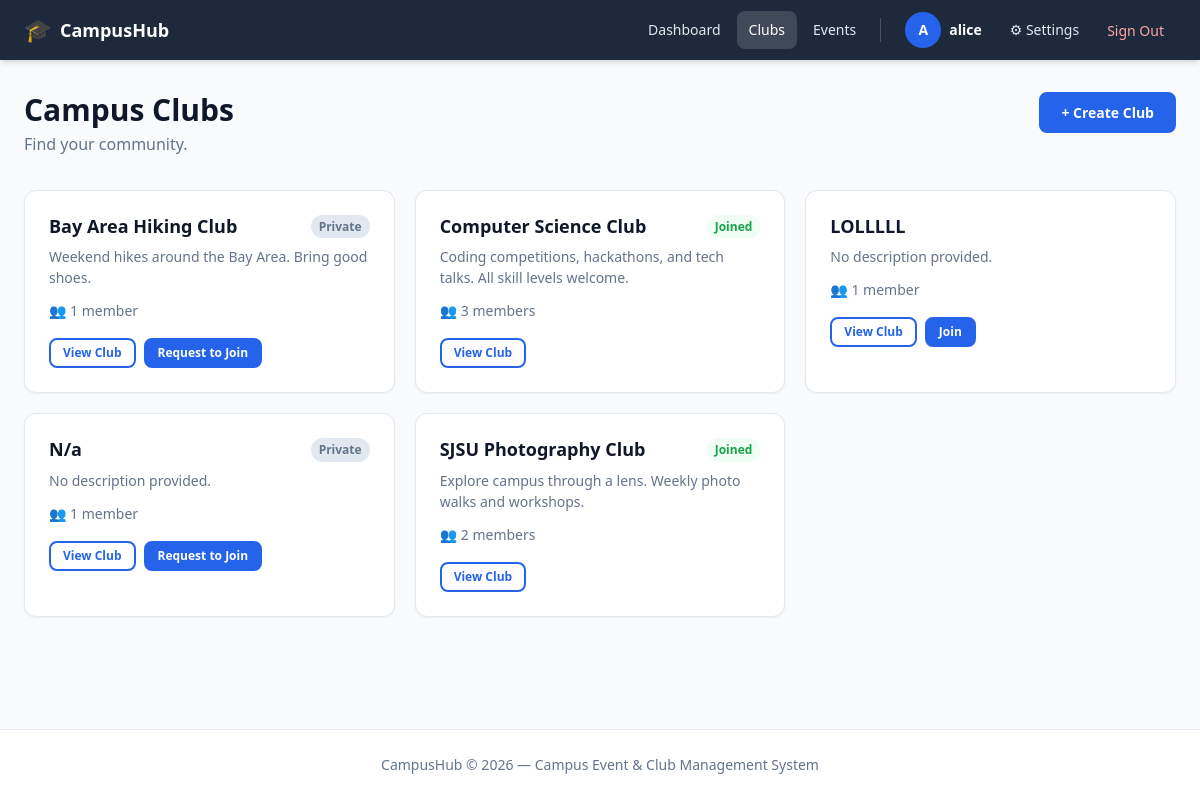
The page /clubs (signed in) on the database its author committed.
### app/models/user.py (models this page shows, shortened)
class User(Base):
    __tablename__ = "users"
    id: Mapped[int] = mapped_column(Integer, primary_key=True, index=True)
    username: Mapped[str] = mapped_column(String(50), unique=True, nullable=False, index=True)
    email: Mapped[str] = mapped_column(String(255), unique=True, nullable=False, index=True)
    phone_number: Mapped[str | None] = mapped_column(String(20), nullable=True)
    profile_photo_path: Mapped[str | None] = mapped_column(String(500), nullable=True)
    hashed_password: Mapped[str] = mapped_column(String(255), nullable=False)
    is_active: Mapped[bool] = mapped_column(Boolean, default=True, nullable=False)
    is_admin: Mapped[bool] = mapped_column(Boolean, default=False, nullable=False)
    created_at: Mapped[datetime] = mapped_column(DateTime, server_default=func.now(), nullable=False)
    updated_at: Mapped[datetime] = mapped_column(
        DateTime, server_default=func.now(), onupdate=func.now(), nullable=False
    )
    settings: Mapped["UserSettings"] = relationship(
        "UserSettings", back_populates="user", uselist=False, cascade="all, delete-orphan"
    )
    club_memberships: Mapped[list["ClubMembership"]] = relationship(  # type: ignore[name-defined]
        "ClubMembership", back_populates="user", cascade="all, delete-orphan"
    )
    created_clubs: Mapped[list["Club"]] = relationship(  # type: ignore[name-defined]
        "Club", back_populates="creator", foreign_keys="Club.created_by"
    )
    created_events: Mapped[list["Event"]] = relationship(  # type: ignore[name-defined]
        "Event", back_populates="creator"
    )
    event_attendances: Mapped[list["EventAttendee"]] = relationship(  # type: ignore[name-defined]
        "EventAttendee", back_populates="user", cascade="all, delete-orphan"
    )

### app/models/club.py (models this page shows, shortened)
class Club(Base):
    __tablename__ = "clubs"
    id: Mapped[int] = mapped_column(Integer, primary_key=True, index=True)
    name: Mapped[str] = mapped_column(String(100), unique=True, nullable=False, index=True)
    description: Mapped[str | None] = mapped_column(String(1000), nullable=True)
    is_private: Mapped[bool] = mapped_column(Boolean, default=False, nullable=False)
    created_by: Mapped[int] = mapped_column(
        Integer, ForeignKey("users.id", ondelete="SET NULL"), nullable=True
    )
    created_at: Mapped[datetime] = mapped_column(DateTime, server_default=func.now(), nullable=False)
    updated_at: Mapped[datetime] = mapped_column(
        DateTime, server_default=func.now(), onupdate=func.now(), nullable=False
    )
    creator: Mapped["User"] = relationship(  # type: ignore[name-defined]
        "User", back_populates="created_clubs", foreign_keys=[created_by]
    )
    memberships: Mapped[list["ClubMembership"]] = relationship(
        "ClubMembership", back_populates="club", cascade="all, delete-orphan"
    )
    roles: Mapped[list["ClubRole"]] = relationship(
        "ClubRole", back_populates="club", cascade="all, delete-orphan"
    )
    events: Mapped[list["Event"]] = relationship(  # type: ignore[name-defined]
        "Event", back_populates="club"
    )

class ClubMembership(Base):
    __tablename__ = "club_memberships"
    __table_args__ = (
        UniqueConstraint("user_id", "club_id", name="uq_club_membership"),
    )
    id: Mapped[int] = mapped_column(Integer, primary_key=True, index=True)
    user_id: Mapped[int] = mapped_column(
        Integer, ForeignKey("users.id", ondelete="CASCADE"), nullable=False
    )
    club_id: Mapped[int] = mapped_column(
        Integer, ForeignKey("clubs.id", ondelete="CASCADE"), nullable=False
    )
    role_id: Mapped[int | None] = mapped_column(
        Integer, ForeignKey("club_roles.id", ondelete="SET NULL"), nullable=True
    )
    joined_at: Mapped[datetime] = mapped_column(DateTime, server_default=func.now(), nullable=False)
    is_approved: Mapped[bool] = mapped_column(Boolean, default=True, nullable=False)
    user: Mapped["User"] = relationship("User", back_populates="club_memberships")  # type: ignore[name-defined]
    club: Mapped["Club"] = relationship("Club", back_populates="memberships")
    role: Mapped["ClubRole | None"] = relationship("ClubRole", back_populates="memberships")

### app/routers/clubs.py (the view)
@router.get("", response_class=HTMLResponse)
async def club_list(
    request: Request,
    db: Session = Depends(get_db),
    current_user: User = Depends(get_current_user),
):
    clubs = club_service.list_clubs(db)
    user_club_ids = {m.club_id for m in current_user.club_memberships if m.is_approved}
    return templates.TemplateResponse(
        request,
        "clubs/list.html",
        {
            "clubs": clubs,
            "current_user": current_user,
            "user_club_ids": user_club_ids,
        },
    )

### app/templates/clubs/list.html (shortened to what this page needs)
{% extends "base.html" %}
{% block content %}
<div class="page-header">
    <div>
        <h1 class="page-title">Campus Clubs</h1>
        <p class="page-subtitle">Find your community.</p>
    </div>
    <a href="/clubs/create" class="btn btn-primary">+ Create Club</a>
</div>
{% if clubs %}
<div class="grid-cards">
    {% for club in clubs %}
    <div class="card">
        <div class="card-body">
            <div class="card-top">
                <h3 class="card-title">
                    <a href="/clubs/{{ club.id }}" class="link-unstyled">{{ club.name }}</a>
                </h3>
                <div class="badge-group">
                    {% if club.is_private %}<span class="badge badge-muted">Private</span>{% endif %}
                    {% if club.id in user_club_ids %}<span class="badge badge-success">Joined</span>{% endif %}
                </div>
            </div>
            {% if club.description %}
            <p class="card-desc">{{ club.description[:120] }}{% if club.description|length > 120 %}…{% endif %}</p>
            {% else %}
            <p class="card-desc muted">No description provided.</p>
            {% endif %}
            <p class="card-meta-text">👥 {{ club.member_count }} member{{ 's' if club.member_count != 1 else '' }}</p>
            <div class="card-actions">
                <a href="/clubs/{{ club.id }}" class="btn btn-outline btn-sm">View Club</a>
                {% if club.id not in user_club_ids %}
                <form action="/clubs/{{ club.id }}/join" method="post" style="display:inline">
                    <button type="submit" class="btn btn-primary btn-sm">
                        {{ 'Request to Join' if club.is_private else 'Join' }}
                    </button>
                </form>
                {% endif %}
            </div>
        </div>
    </div>
    {% endfor %}
</div>
{% endif %}
{% endblock %}

### app/templates/base.html (shortened to what this page needs)
<!DOCTYPE html>
<html lang="{{ current_user.settings.language if current_user and current_user.settings else 'en' }}"
      data-theme="{{ current_user.settings.theme if current_user and current_user.settings else 'light' }}"
      data-text-size="{{ current_user.settings.text_size if current_user and current_user.settings else 'medium' }}">
<head>
    <link rel="stylesheet" href="/static/css/style.css" />
</head>
<body>
<nav class="navbar">
    <div class="navbar-brand">
        <a href="/" class="brand-link">
            <span class="brand-icon">🎓</span>
            <span class="brand-name">CampusHub</span>
        </a>
    </div>
    {% if current_user %}
    <div class="navbar-menu" id="navMenu">
        <a href="/" class="nav-link {% if request.url.path == '/' %}active{% endif %}">Dashboard</a>
        <a href="/clubs" class="nav-link {% if request.url.path.startswith('/clubs') %}active{% endif %}">Clubs</a>
        <a href="/events" class="nav-link {% if request.url.path.startswith('/events') %}active{% endif %}">Events</a>
        <div class="nav-user">
            {% if current_user.profile_photo_url %}
            <img src="{{ current_user.profile_photo_url }}" alt="{{ current_user.username }} profile photo" class="nav-avatar" />
            {% else %}
            <span class="member-avatar nav-avatar-fallback">{{ current_user.username[0].upper() }}</span>
            {% endif %}
            <span class="nav-username">{{ current_user.username }}</span>
        </div>
        <a href="/settings" class="nav-link {% if request.url.path.startswith('/settings') %}active{% endif %}">⚙ Settings</a>
        <form action="/auth/logout" method="post" class="nav-logout-form">
            <button type="submit" class="nav-link btn-logout">Sign Out</button>
        </form>
    </div>
    {% else %}
    <div class="navbar-menu">
        <a href="/auth/login" class="nav-link">Log In</a>
        <a href="/auth/register" class="btn btn-primary">Sign Up</a>
    </div>
    {% endif %}
</nav>
{% set flash = request.session.pop("flash", None) if request.session else None %}
<main class="main-content">
    {% block content %}{% endblock %}
</main>
<footer class="footer">
    <p>CampusHub &copy; 2026 &mdash; Campus Event &amp; Club Management System</p>
</footer>
</body>
</html>

### rows shown on the page
User: username "A", username "alice"
Club: name "Bay Area Hiking Club", shows "Private", description "Weekend hikes around the Bay Area. Bring good shoes.", member_count "1", is_private "Request to Join"
Club: name "Computer Science Club", shows "Joined", description "Coding competitions, hackathons, and tech talks. All skill levels welcome.", member_count "3"
ClubMembership: is_approved.is_approved "s"
Club: name "LOLLLLL", shows "No description provided.", member_count "1", is_private "Join"
Club: name "N/a", shows "Private", shows "No description provided.", member_count "1", is_private "Request to Join"
Club: name "SJSU Photography Club", shows "Joined", description "Explore campus through a lens. Weekly photo walks and workshops.", member_count "2"
ClubMembership: is_approved.is_approved "s"
